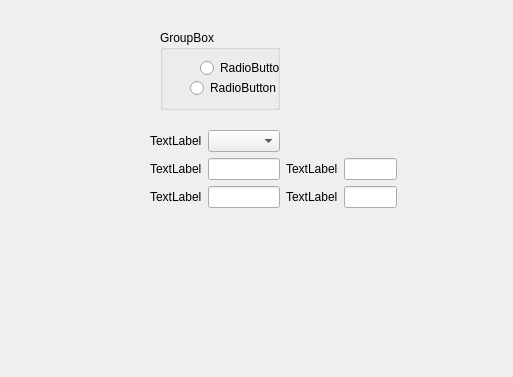
<?xml version="1.0" encoding="UTF-8"?>
<ui version="4.0">
 <class>Form</class>
 <widget class="QWidget" name="Form">
  <property name="geometry">
   <rect>
    <x>0</x>
    <y>0</y>
    <width>513</width>
    <height>377</height>
   </rect>
  </property>
  <property name="windowTitle">
   <string>Form</string>
  </property>
  <widget class="QGroupBox" name="groupBox">
   <property name="geometry">
    <rect>
     <x>160</x>
     <y>30</y>
     <width>120</width>
     <height>80</height>
    </rect>
   </property>
   <property name="title">
    <string>GroupBox</string>
   </property>
   <widget class="QRadioButton" name="radioButton">
    <property name="geometry">
     <rect>
      <x>40</x>
      <y>30</y>
      <width>90</width>
      <height>16</height>
     </rect>
    </property>
    <property name="text">
     <string>RadioButton</string>
    </property>
   </widget>
   <widget class="QRadioButton" name="radioButton_2">
    <property name="geometry">
     <rect>
      <x>30</x>
      <y>50</y>
      <width>90</width>
      <height>16</height>
     </rect>
    </property>
    <property name="text">
     <string>RadioButton</string>
    </property>
   </widget>
  </widget>
  <widget class="QWidget" name="gridLayoutWidget">
   <property name="geometry">
    <rect>
     <x>150</x>
     <y>130</y>
     <width>247</width>
     <height>80</height>
    </rect>
   </property>
   <layout class="QGridLayout" name="gridLayout">
    <item row="1" column="0">
     <widget class="QLabel" name="label">
      <property name="text">
       <string>TextLabel</string>
      </property>
     </widget>
    </item>
    <item row="2" column="3">
     <widget class="QLineEdit" name="lineEdit_4"/>
    </item>
    <item row="2" column="1">
     <widget class="QLineEdit" name="lineEdit_3"/>
    </item>
    <item row="1" column="2">
     <widget class="QLabel" name="label_2">
      <property name="text">
       <string>TextLabel</string>
      </property>
     </widget>
    </item>
    <item row="1" column="3">
     <widget class="QLineEdit" name="lineEdit_2"/>
    </item>
    <item row="2" column="0">
     <widget class="QLabel" name="label_3">
      <property name="text">
       <string>TextLabel</string>
      </property>
     </widget>
    </item>
    <item row="2" column="2">
     <widget class="QLabel" name="label_4">
      <property name="text">
       <string>TextLabel</string>
      </property>
     </widget>
    </item>
    <item row="1" column="1">
     <widget class="QLineEdit" name="lineEdit"/>
    </item>
    <item row="0" column="0">
     <widget class="QLabel" name="label_5">
      <property name="text">
       <string>TextLabel</string>
      </property>
     </widget>
    </item>
    <item row="0" column="1">
     <widget class="QComboBox" name="comboBox"/>
    </item>
   </layout>
  </widget>
 </widget>
 <resources/>
 <connections/>
</ui>
